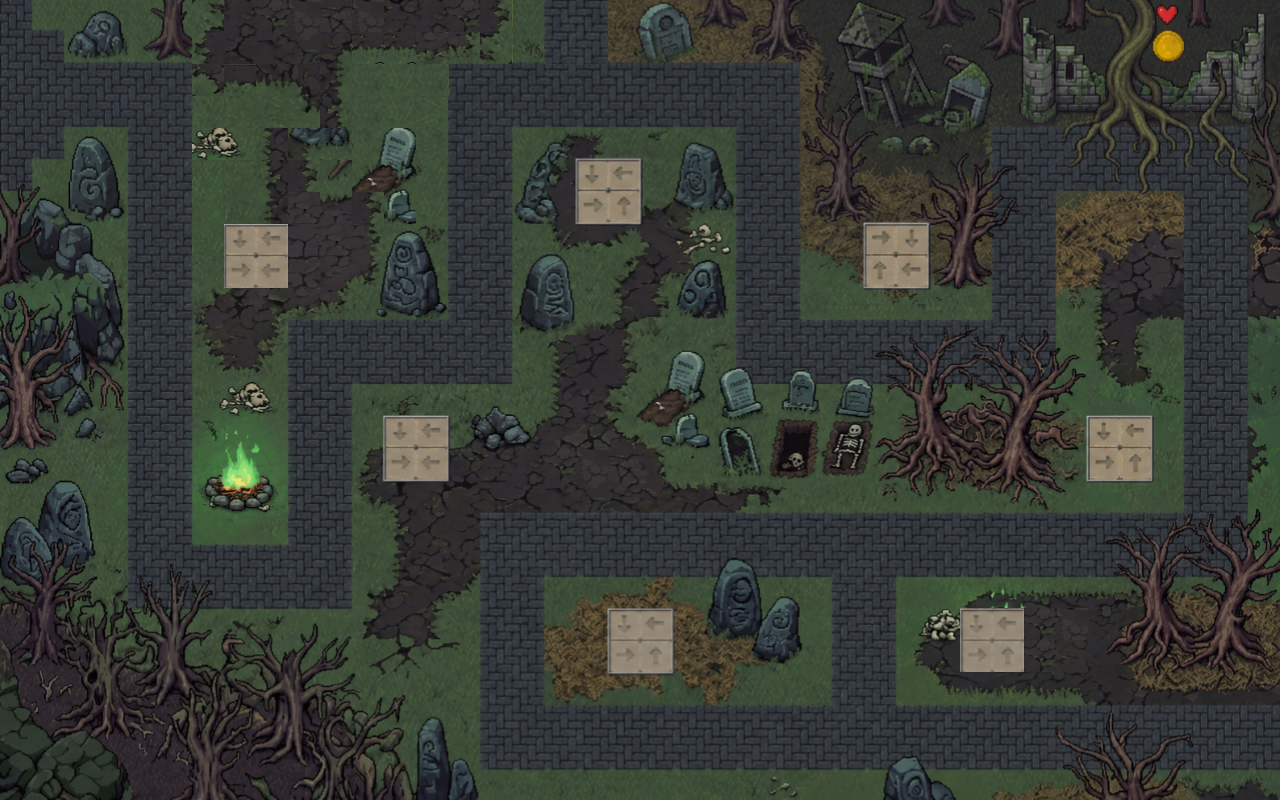

Rendered tile map (Tiled .tmx) drawn with the repository's tilesets; below, a short description and the map source with its tile grids summarised:
An orthogonal 40x25 tile map with 32x32 px tiles, 4 tile layers (tower spot layer, Road, bg2, temp), 4 hidden layers not drawn, 14 tilesets and 11 objects (11x tower_spot).

<map version="1.10" tiledversion="1.12.2" orientation="orthogonal" renderorder="right-down" width="40" height="25" tilewidth="32" tileheight="32" infinite="0" nextlayerid="19" nextobjectid="28">
 <tileset firstgid="1" name="a" tilewidth="32" tileheight="32" tilecount="256" columns="16">
  <image source="../textures/walls.png" width="512" height="512" />
 </tileset>
 <tileset firstgid="257" name="b" tilewidth="32" tileheight="32" tilecount="64" columns="8">
  <image source="../textures/FieldsTileset.png" width="256" height="256" />
 </tileset>
 <tileset firstgid="321" name="c" tilewidth="32" tileheight="32" tilecount="64" columns="8">
  <image source="../textures/FieldsTilesetTest.png" width="256" height="256" />
 </tileset>
 <tileset firstgid="385" name="d" tilewidth="32" tileheight="32" tilecount="256" columns="16">
  <image source="../textures/FG_Cellar_B.png" width="512" height="512" />
 </tileset>
 <tileset firstgid="641" name="e" tilewidth="32" tileheight="32" tilecount="276" columns="23">
  <image source="../textures/pngegg.png" width="737" height="399" />
 </tileset>
 <tileset firstgid="917" name="spritesheet" tilewidth="32" tileheight="32" tilecount="165" columns="15">
  <image source="../textures/spritesheet.png" width="480" height="360" />
 </tileset>
 <tileset firstgid="1082" name="gold1" tilewidth="1" tileheight="1" tilecount="1024" columns="32">
  <image source="../textures/gold1.png" width="32" height="32" />
 </tileset>
 <tileset firstgid="2106" name="gold12" tilewidth="32" tileheight="32" tilecount="1" columns="1">
  <image source="../textures/gold1.png" width="32" height="32" />
 </tileset>
 <tileset firstgid="2107" name="coin" tilewidth="32" tileheight="32" tilecount="1" columns="1">
  <image source="../textures/coin.png" width="32" height="32" />
 </tileset>
 <tileset firstgid="2108" name="seamless_pattern_32x32px_SpriteSheet" tilewidth="32" tileheight="32" tilecount="42" columns="6">
  <image source="../textures/seamless_pattern_32x32px_SpriteSheet.png" width="192" height="224" />
 </tileset>
 <tileset firstgid="2150" source="overworld_tileset_grass.tsx" />
 <tileset firstgid="2210" source="map2.tsx" />
 <tileset firstgid="2219" name="map21" tilewidth="32" tileheight="32" tilecount="49" columns="7">
  <image source="../textures/map2.png" width="240" height="240" />
 </tileset>
 <tileset firstgid="2268" name="last_map" tilewidth="32" tileheight="32" tilecount="1000" columns="40">
  <image source="../textures/last_map.png" width="1280" height="800" />
 </tileset>
 <layer id="10" name="icons" width="40" height="25" visible="0">
  <data>[1000 cells, 10 non-empty, 4 distinct tile ids]</data>
 </layer>
 <layer id="3" name="background" width="40" height="25" visible="0">
  <data>[1000 cells, 994 non-empty, 5 distinct tile ids]</data>
 </layer>
 <layer id="5" name="tower spot layer" width="40" height="25">
  <data>[1000 cells, 24 non-empty, 4 distinct tile ids]</data>
 </layer>
 <objectgroup id="9" name="tower object">
  <object id="16" name="tower spot" type="tower_spot" x="226" y="224.875" width="63.875" height="63.875">
   <properties>
    <property name="spotNumber" type="int" value="3" />
   </properties>
  </object>
  <object id="17" name="tower spot" type="tower_spot" x="384" y="416.057" width="63.875" height="63.875">
   <properties>
    <property name="occupied" type="bool" value="false" />
    <property name="spotNumber" type="int" value="3" />
   </properties>
  </object>
  <object id="21" name="tower spot" type="tower_spot" x="384" y="416.057" width="63.875" height="63.875">
   <properties>
    <property name="spotNumber" type="int" value="6" />
   </properties>
  </object>
  <object id="22" name="tower spot" type="tower_spot" x="608.182" y="608.027" width="63.875" height="63.875">
   <properties>
    <property name="occupied" type="bool" value="false" />
    <property name="spotNumber" type="int" value="3" />
   </properties>
  </object>
  <object id="23" name="tower spot" type="tower_spot" x="608.182" y="608.027" width="63.875" height="63.875">
   <properties>
    <property name="occupied" type="bool" value="false" />
    <property name="spotNumber" type="int" value="3" />
   </properties>
  </object>
  <object id="24" name="tower spot" type="tower_spot" x="608.182" y="608.027" width="63.875" height="63.875">
   <properties>
    <property name="spotNumber" type="int" value="5" />
   </properties>
  </object>
  <object id="27" name="tower spot" type="tower_spot" x="960.932" y="608.527" width="63.875" height="63.875">
   <properties>
    <property name="spotNumber" type="int" value="5" />
   </properties>
  </object>
  <object id="25" name="tower spot" type="tower_spot" x="1087.68" y="416.36" width="63.875" height="63.875">
   <properties>
    <property name="spotNumber" type="int" value="2" />
   </properties>
  </object>
  <object id="18" name="tower spot" type="tower_spot" x="576" y="160.223" width="63.875" height="63.875">
   <properties>
    <property name="occupied" type="bool" value="false" />
    <property name="spotNumber" type="int" value="3" />
   </properties>
  </object>
  <object id="19" name="tower spot" type="tower_spot" x="576" y="160.223" width="63.875" height="63.875">
   <properties>
    <property name="spotNumber" type="int" value="4" />
   </properties>
  </object>
  <object id="20" name="tower spot" type="tower_spot" x="864.25" y="224.098" width="63.875" height="63.875">
   <properties>
    <property name="spotNumber" type="int" value="1" />
   </properties>
  </object>
 </objectgroup>
 <layer id="4" name="Road" width="40" height="25">
  <data>[1000 cells, 306 non-empty, 59 distinct tile ids]</data>
 </layer>
 <layer id="13" name="road2" width="40" height="25" visible="0">
  <data>[1000 cells, 306 non-empty, 5 distinct tile ids]</data>
 </layer>
 <layer id="14" name="road3" width="40" height="25" visible="0">
  <data>[1000 cells, 306 non-empty, 1 distinct tile ids]</data>
 </layer>
 <layer id="17" name="bg2" width="40" height="25">
  <data>[1000 cells, 1000 non-empty, 933 distinct tile ids]</data>
 </layer>
 <layer id="18" name="temp" width="40" height="25">
  <data>[1000 cells, 4 non-empty, 4 distinct tile ids]</data>
 </layer>
</map>
